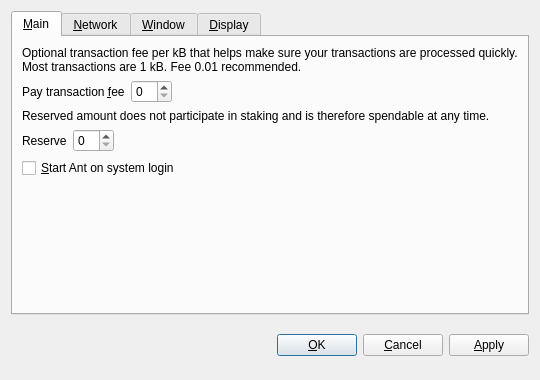
<?xml version="1.0" encoding="UTF-8"?>
<ui version="4.0">
 <class>OptionsDialog</class>
 <widget class="QDialog" name="OptionsDialog">
  <property name="geometry">
   <rect>
    <x>0</x>
    <y>0</y>
    <width>540</width>
    <height>380</height>
   </rect>
  </property>
  <property name="windowTitle">
   <string>Options</string>
  </property>
  <property name="modal">
   <bool>true</bool>
  </property>
  <layout class="QVBoxLayout" name="verticalLayout">
   <item>
    <widget class="QTabWidget" name="tabWidget">
     <property name="tabPosition">
      <enum>QTabWidget::North</enum>
     </property>
     <property name="currentIndex">
      <number>0</number>
     </property>
     <widget class="QWidget" name="tabMain">
      <attribute name="title">
       <string>&amp;Main</string>
      </attribute>
      <layout class="QVBoxLayout" name="verticalLayout_Main">
       <item>
        <widget class="QLabel" name="transactionFeeInfoLabel">
         <property name="text">
          <string>Optional transaction fee per kB that helps make sure your transactions are processed quickly. Most transactions are 1 kB. Fee 0.01 recommended.</string>
         </property>
         <property name="textFormat">
          <enum>Qt::PlainText</enum>
         </property>
         <property name="wordWrap">
          <bool>true</bool>
         </property>
        </widget>
       </item>
       <item>
        <layout class="QHBoxLayout" name="horizontalLayoutFee">
         <item>
          <widget class="QLabel" name="transactionFeeLabel">
           <property name="text">
            <string>Pay transaction &amp;fee</string>
           </property>
           <property name="textFormat">
            <enum>Qt::PlainText</enum>
           </property>
           <property name="buddy">
            <cstring>transactionFee</cstring>
           </property>
          </widget>
         </item>
         <item>
          <widget class="BitcoinAmountField" name="transactionFee"/>
         </item>
         <item>
          <spacer name="horizontalSpacerFee">
           <property name="orientation">
            <enum>Qt::Horizontal</enum>
           </property>
           <property name="sizeHint" stdset="0">
            <size>
             <width>40</width>
             <height>20</height>
            </size>
           </property>
          </spacer>
         </item>
        </layout>
       </item>
       <item>
        <widget class="QLabel" name="reserveBalanceInfoLabel">
         <property name="text">
          <string>Reserved amount does not participate in staking and is therefore spendable at any time.</string>
         </property>
         <property name="textFormat">
          <enum>Qt::PlainText</enum>
         </property>
         <property name="wordWrap">
          <bool>true</bool>
         </property>
        </widget>
       </item>
       <item>
        <layout class="QHBoxLayout" name="horizontalLayoutReserveBalance">
         <item>
          <widget class="QLabel" name="reserveBalanceLabel">
           <property name="text">
            <string>Reserve</string>
           </property>
           <property name="textFormat">
            <enum>Qt::PlainText</enum>
           </property>
           <property name="buddy">
            <cstring>reserveBalance</cstring>
           </property>
          </widget>
         </item>
         <item>
          <widget class="BitcoinAmountField" name="reserveBalance"/>
         </item>
         <item>
          <spacer name="horizontalSpacerReserveBalance">
           <property name="orientation">
            <enum>Qt::Horizontal</enum>
           </property>
           <property name="sizeHint" stdset="0">
            <size>
             <width>40</width>
             <height>20</height>
            </size>
           </property>
          </spacer>
         </item>
        </layout>
       </item>
       <item>
        <widget class="QCheckBox" name="bitcoinAtStartup">
         <property name="toolTip">
          <string>Automatically start Ant after logging in to the system.</string>
         </property>
         <property name="text">
          <string>&amp;Start Ant on system login</string>
         </property>
        </widget>
       </item>
       <item>
        <spacer name="verticalSpacer_Main">
         <property name="orientation">
          <enum>Qt::Vertical</enum>
         </property>
         <property name="sizeHint" stdset="0">
          <size>
           <width>20</width>
           <height>40</height>
          </size>
         </property>
        </spacer>
       </item>
      </layout>
     </widget>
     <widget class="QWidget" name="tabNetwork">
      <attribute name="title">
       <string>&amp;Network</string>
      </attribute>
      <layout class="QVBoxLayout" name="verticalLayout_Network">
       <item>
        <widget class="QCheckBox" name="mapPortUpnp">
         <property name="toolTip">
          <string>Automatically open the Ant client port on the router. This only works when your router supports UPnP and it is enabled.</string>
         </property>
         <property name="text">
          <string>Map port using &amp;UPnP</string>
         </property>
        </widget>
       </item>
       <item>
        <widget class="QCheckBox" name="connectSocks">
         <property name="toolTip">
          <string>Connect to the Ant network through a SOCKS proxy (e.g. when connecting through Tor).</string>
         </property>
         <property name="text">
          <string>&amp;Connect through SOCKS proxy:</string>
         </property>
        </widget>
       </item>
       <item>
        <layout class="QHBoxLayout" name="horizontalLayout_Network">
         <item>
          <widget class="QLabel" name="proxyIpLabel">
           <property name="text">
            <string>Proxy &amp;IP:</string>
           </property>
           <property name="textFormat">
            <enum>Qt::PlainText</enum>
           </property>
           <property name="buddy">
            <cstring>proxyIp</cstring>
           </property>
          </widget>
         </item>
         <item>
          <widget class="QValidatedLineEdit" name="proxyIp">
           <property name="maximumSize">
            <size>
             <width>140</width>
             <height>16777215</height>
            </size>
           </property>
           <property name="toolTip">
            <string>IP address of the proxy (e.g. 127.0.0.1)</string>
           </property>
          </widget>
         </item>
         <item>
          <widget class="QLabel" name="proxyPortLabel">
           <property name="text">
            <string>&amp;Port:</string>
           </property>
           <property name="textFormat">
            <enum>Qt::PlainText</enum>
           </property>
           <property name="buddy">
            <cstring>proxyPort</cstring>
           </property>
          </widget>
         </item>
         <item>
          <widget class="QLineEdit" name="proxyPort">
           <property name="maximumSize">
            <size>
             <width>55</width>
             <height>16777215</height>
            </size>
           </property>
           <property name="toolTip">
            <string>Port of the proxy (e.g. 9050)</string>
           </property>
          </widget>
         </item>
         <item>
          <widget class="QLabel" name="socksVersionLabel">
           <property name="text">
            <string>SOCKS &amp;Version:</string>
           </property>
           <property name="textFormat">
            <enum>Qt::PlainText</enum>
           </property>
           <property name="buddy">
            <cstring>socksVersion</cstring>
           </property>
          </widget>
         </item>
         <item>
          <widget class="QValueComboBox" name="socksVersion">
           <property name="toolTip">
            <string>SOCKS version of the proxy (e.g. 5)</string>
           </property>
          </widget>
         </item>
         <item>
          <spacer name="horizontalSpacer_Network">
           <property name="orientation">
            <enum>Qt::Horizontal</enum>
           </property>
           <property name="sizeHint" stdset="0">
            <size>
             <width>40</width>
             <height>20</height>
            </size>
           </property>
          </spacer>
         </item>
        </layout>
       </item>
       <item>
        <spacer name="verticalSpacer_Network">
         <property name="orientation">
          <enum>Qt::Vertical</enum>
         </property>
         <property name="sizeHint" stdset="0">
          <size>
           <width>20</width>
           <height>40</height>
          </size>
         </property>
        </spacer>
       </item>
      </layout>
     </widget>
     <widget class="QWidget" name="tabWindow">
      <attribute name="title">
       <string>&amp;Window</string>
      </attribute>
      <layout class="QVBoxLayout" name="verticalLayout_Window">
       <item>
        <widget class="QCheckBox" name="minimizeToTray">
         <property name="toolTip">
          <string>Show only a tray icon after minimizing the window.</string>
         </property>
         <property name="text">
          <string>&amp;Minimize to the tray instead of the taskbar</string>
         </property>
        </widget>
       </item>
       <item>
        <widget class="QCheckBox" name="minimizeOnClose">
         <property name="toolTip">
          <string>Minimize instead of exit the application when the window is closed. When this option is enabled, the application will be closed only after selecting Quit in the menu.</string>
         </property>
         <property name="text">
          <string>M&amp;inimize on close</string>
         </property>
        </widget>
       </item>
       <item>
        <spacer name="verticalSpacer_Window">
         <property name="orientation">
          <enum>Qt::Vertical</enum>
         </property>
         <property name="sizeHint" stdset="0">
          <size>
           <width>20</width>
           <height>40</height>
          </size>
         </property>
        </spacer>
       </item>
      </layout>
     </widget>
     <widget class="QWidget" name="tabDisplay">
      <attribute name="title">
       <string>&amp;Display</string>
      </attribute>
      <layout class="QVBoxLayout" name="verticalLayout_Display">
       <item>
        <layout class="QHBoxLayout" name="horizontalLayout_1_Display">
         <item>
          <widget class="QLabel" name="langLabel">
           <property name="text">
            <string>User Interface &amp;language:</string>
           </property>
           <property name="textFormat">
            <enum>Qt::PlainText</enum>
           </property>
           <property name="buddy">
            <cstring>lang</cstring>
           </property>
          </widget>
         </item>
         <item>
          <widget class="QValueComboBox" name="lang">
           <property name="toolTip">
            <string>The user interface language can be set here. This setting will take effect after restarting Ant.</string>
           </property>
          </widget>
         </item>
        </layout>
       </item>
       <item>
        <layout class="QHBoxLayout" name="horizontalLayout_2_Display">
         <item>
          <widget class="QLabel" name="unitLabel">
           <property name="text">
            <string>&amp;Unit to show amounts in:</string>
           </property>
           <property name="textFormat">
            <enum>Qt::PlainText</enum>
           </property>
           <property name="buddy">
            <cstring>unit</cstring>
           </property>
          </widget>
         </item>
         <item>
          <widget class="QValueComboBox" name="unit">
           <property name="toolTip">
            <string>Choose the default subdivision unit to show in the interface and when sending coins.</string>
           </property>
          </widget>
         </item>
        </layout>
       </item>
       <item>
        <widget class="QCheckBox" name="displayAddresses">
         <property name="toolTip">
          <string>Whether to show Ant addresses in the transaction list or not.</string>
         </property>
         <property name="text">
          <string>&amp;Display addresses in transaction list</string>
         </property>
        </widget>
       </item>
       <item>
        <widget class="QCheckBox" name="coinControlFeatures">
         <property name="toolTip">
          <string>Whether to show coin control features or not.</string>
         </property>
         <property name="text">
          <string>Display coin &amp;control features (experts only!)</string>
         </property>
        </widget>
       </item>
       <item>
        <spacer name="verticalSpacer_Display">
         <property name="orientation">
          <enum>Qt::Vertical</enum>
         </property>
         <property name="sizeHint" stdset="0">
          <size>
           <width>20</width>
           <height>40</height>
          </size>
         </property>
        </spacer>
       </item>
      </layout>
     </widget>
    </widget>
   </item>
   <item>
    <layout class="QHBoxLayout" name="horizontalLayout_Buttons">
     <item>
      <spacer name="horizontalSpacer_1">
       <property name="orientation">
        <enum>Qt::Horizontal</enum>
       </property>
       <property name="sizeHint" stdset="0">
        <size>
         <width>40</width>
         <height>48</height>
        </size>
       </property>
      </spacer>
     </item>
     <item>
      <widget class="QLabel" name="statusLabel">
       <property name="font">
        <font>
         <weight>75</weight>
         <bold>true</bold>
        </font>
       </property>
       <property name="text">
        <string/>
       </property>
       <property name="textFormat">
        <enum>Qt::PlainText</enum>
       </property>
       <property name="wordWrap">
        <bool>true</bool>
       </property>
      </widget>
     </item>
     <item>
      <spacer name="horizontalSpacer_2">
       <property name="orientation">
        <enum>Qt::Horizontal</enum>
       </property>
       <property name="sizeHint" stdset="0">
        <size>
         <width>40</width>
         <height>48</height>
        </size>
       </property>
      </spacer>
     </item>
     <item>
      <widget class="QPushButton" name="okButton">
       <property name="text">
        <string>&amp;OK</string>
       </property>
      </widget>
     </item>
     <item>
      <widget class="QPushButton" name="cancelButton">
       <property name="text">
        <string>&amp;Cancel</string>
       </property>
       <property name="autoDefault">
        <bool>false</bool>
       </property>
      </widget>
     </item>
     <item>
      <widget class="QPushButton" name="applyButton">
       <property name="text">
        <string>&amp;Apply</string>
       </property>
       <property name="autoDefault">
        <bool>false</bool>
       </property>
      </widget>
     </item>
    </layout>
   </item>
  </layout>
 </widget>
 <customwidgets>
  <customwidget>
   <class>BitcoinAmountField</class>
   <extends>QSpinBox</extends>
   <header>bitcoinamountfield.h</header>
  </customwidget>
  <customwidget>
   <class>QValueComboBox</class>
   <extends>QComboBox</extends>
   <header>qvaluecombobox.h</header>
  </customwidget>
  <customwidget>
   <class>QValidatedLineEdit</class>
   <extends>QLineEdit</extends>
   <header>qvalidatedlineedit.h</header>
  </customwidget>
 </customwidgets>
 <resources/>
 <connections/>
</ui>
